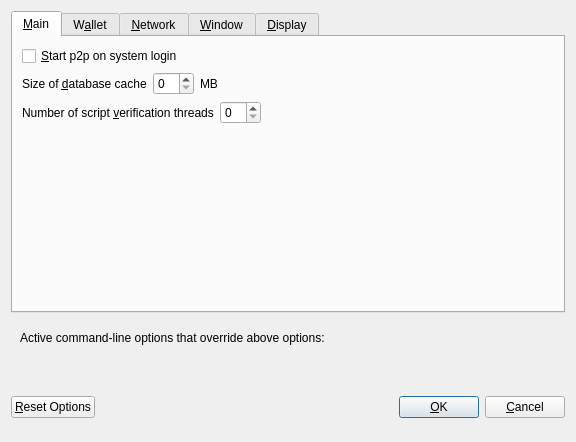
<?xml version="1.0" encoding="UTF-8"?>
<ui version="4.0">
 <class>OptionsDialog</class>
 <widget class="QDialog" name="OptionsDialog">
  <property name="geometry">
   <rect>
    <x>0</x>
    <y>0</y>
    <width>576</width>
    <height>442</height>
   </rect>
  </property>
  <property name="windowTitle">
   <string>Options</string>
  </property>
  <property name="modal">
   <bool>true</bool>
  </property>
  <layout class="QVBoxLayout" name="verticalLayout">
   <item>
    <widget class="QTabWidget" name="tabWidget">
     <property name="currentIndex">
      <number>0</number>
     </property>
     <widget class="QWidget" name="tabMain">
      <attribute name="title">
       <string>&amp;Main</string>
      </attribute>
      <layout class="QVBoxLayout" name="verticalLayout_Main">
       <item>
        <widget class="QCheckBox" name="bitcoinAtStartup">
         <property name="toolTip">
          <string>Automatically start p2p after logging in to the system.</string>
         </property>
         <property name="text">
          <string>&amp;Start p2p on system login</string>
         </property>
        </widget>
       </item>
       <item>
        <layout class="QHBoxLayout" name="horizontalLayout_2_Main">
         <item>
          <widget class="QLabel" name="databaseCacheLabel">
           <property name="text">
            <string>Size of &amp;database cache</string>
           </property>
           <property name="textFormat">
            <enum>Qt::PlainText</enum>
           </property>
           <property name="buddy">
            <cstring>databaseCache</cstring>
           </property>
          </widget>
         </item>
         <item>
          <widget class="QSpinBox" name="databaseCache"/>
         </item>
         <item>
          <widget class="QLabel" name="databaseCacheUnitLabel">
           <property name="text">
            <string>MB</string>
           </property>
           <property name="textFormat">
            <enum>Qt::PlainText</enum>
           </property>
          </widget>
         </item>
         <item>
          <spacer name="horizontalSpacer_2_Main">
           <property name="orientation">
            <enum>Qt::Horizontal</enum>
           </property>
           <property name="sizeHint" stdset="0">
            <size>
             <width>40</width>
             <height>20</height>
            </size>
           </property>
          </spacer>
         </item>
        </layout>
       </item>
       <item>
        <layout class="QHBoxLayout" name="horizontalLayout_3_Main">
         <item>
          <widget class="QLabel" name="threadsScriptVerifLabel">
           <property name="text">
            <string>Number of script &amp;verification threads</string>
           </property>
           <property name="textFormat">
            <enum>Qt::PlainText</enum>
           </property>
           <property name="buddy">
            <cstring>threadsScriptVerif</cstring>
           </property>
          </widget>
         </item>
         <item>
          <widget class="QSpinBox" name="threadsScriptVerif">
           <property name="toolTip">
            <string>(0 = auto, &lt;0 = leave that many cores free)</string>
           </property>
          </widget>
         </item>
         <item>
          <spacer name="horizontalSpacer_3_Main">
           <property name="orientation">
            <enum>Qt::Horizontal</enum>
           </property>
           <property name="sizeHint" stdset="0">
            <size>
             <width>40</width>
             <height>20</height>
            </size>
           </property>
          </spacer>
         </item>
        </layout>
       </item>
       <item>
        <spacer name="verticalSpacer_2">
         <property name="orientation">
          <enum>Qt::Vertical</enum>
         </property>
         <property name="sizeHint" stdset="0">
          <size>
           <width>20</width>
           <height>40</height>
          </size>
         </property>
        </spacer>
       </item>
      </layout>
     </widget>
     <widget class="QWidget" name="tabWallet">
      <attribute name="title">
       <string>W&amp;allet</string>
      </attribute>
      <layout class="QVBoxLayout" name="verticalLayout_Wallet">
       <item>
        <layout class="QHBoxLayout" name="horizontalLayout_2_Wallet">
         <item>
          <widget class="QLabel" name="labelStakeSplitThresholdText">
           <property name="text">
            <string>Stake split threshold:</string>
           </property>
          </widget>
         </item>
         <item>
          <widget class="QSpinBox" name="spinBoxStakeSplitThreshold">
           <property name="minimum">
            <number>1</number>
           </property>
           <property name="maximum">
            <number>999999</number>
           </property>
          </widget>
         </item>
        </layout>
       </item>
       <item>
        <widget class="QGroupBox" name="groupBox">
         <property name="title">
          <string>Expert</string>
         </property>
         <layout class="QVBoxLayout" name="verticalLayout_2">
          <item>
           <widget class="QCheckBox" name="coinControlFeatures">
            <property name="toolTip">
             <string>Whether to show coin control features or not.</string>
            </property>
            <property name="text">
             <string>Enable coin &amp;control features</string>
            </property>
           </widget>
          </item>
          <item>
           <widget class="QCheckBox" name="showMasternodesTab">
            <property name="toolTip">
             <string>Show additional tab listing all your masternodes in first sub-tab&lt;br/&gt;and all masternodes on the network in second sub-tab.</string>
            </property>
            <property name="text">
             <string>Show Masternodes Tab</string>
            </property>
           </widget>
          </item>
          <item>
           <widget class="QCheckBox" name="spendZeroConfChange">
            <property name="toolTip">
             <string>If you disable the spending of unconfirmed change, the change from a transaction&lt;br/&gt;cannot be used until that transaction has at least one confirmation.&lt;br/&gt;This also affects how your balance is computed.</string>
            </property>
            <property name="text">
             <string>&amp;Spend unconfirmed change</string>
            </property>
           </widget>
          </item>
         </layout>
        </widget>
       </item>
       <item>
        <spacer name="verticalSpacer_Wallet">
         <property name="orientation">
          <enum>Qt::Vertical</enum>
         </property>
         <property name="sizeHint" stdset="0">
          <size>
           <width>20</width>
           <height>40</height>
          </size>
         </property>
        </spacer>
       </item>
      </layout>
     </widget>
     <widget class="QWidget" name="tabNetwork">
      <attribute name="title">
       <string>&amp;Network</string>
      </attribute>
      <layout class="QVBoxLayout" name="verticalLayout_Network">
       <item>
        <widget class="QCheckBox" name="mapPortUpnp">
         <property name="toolTip">
          <string>Automatically open the p2p client port on the router. This only works when your router supports UPnP and it is enabled.</string>
         </property>
         <property name="text">
          <string>Map port using &amp;UPnP</string>
         </property>
        </widget>
       </item>
       <item>
        <widget class="QCheckBox" name="allowIncoming">
         <property name="toolTip">
          <string>Accept connections from outside</string>
         </property>
         <property name="text">
          <string>Allow incoming connections</string>
         </property>
        </widget>
       </item>
       <item>
        <widget class="QCheckBox" name="connectSocks">
         <property name="toolTip">
          <string>Connect to the p2p network through a SOCKS5 proxy.</string>
         </property>
         <property name="text">
          <string>&amp;Connect through SOCKS5 proxy (default proxy):</string>
         </property>
        </widget>
       </item>
       <item>
        <layout class="QHBoxLayout" name="horizontalLayout_1_Network">
         <item>
          <widget class="QLabel" name="proxyIpLabel">
           <property name="text">
            <string>Proxy &amp;IP:</string>
           </property>
           <property name="textFormat">
            <enum>Qt::PlainText</enum>
           </property>
           <property name="buddy">
            <cstring>proxyIp</cstring>
           </property>
          </widget>
         </item>
         <item>
          <widget class="QValidatedLineEdit" name="proxyIp">
           <property name="minimumSize">
            <size>
             <width>140</width>
             <height>0</height>
            </size>
           </property>
           <property name="maximumSize">
            <size>
             <width>140</width>
             <height>16777215</height>
            </size>
           </property>
           <property name="toolTip">
            <string>IP address of the proxy (e.g. IPv4: 127.0.0.1 / IPv6: ::1)</string>
           </property>
          </widget>
         </item>
         <item>
          <widget class="QLabel" name="proxyPortLabel">
           <property name="text">
            <string>&amp;Port:</string>
           </property>
           <property name="textFormat">
            <enum>Qt::PlainText</enum>
           </property>
           <property name="buddy">
            <cstring>proxyPort</cstring>
           </property>
          </widget>
         </item>
         <item>
          <widget class="QLineEdit" name="proxyPort">
           <property name="minimumSize">
            <size>
             <width>55</width>
             <height>0</height>
            </size>
           </property>
           <property name="maximumSize">
            <size>
             <width>55</width>
             <height>16777215</height>
            </size>
           </property>
           <property name="toolTip">
            <string>Port of the proxy (e.g. 9050)</string>
           </property>
          </widget>
         </item>
         <item>
          <spacer name="horizontalSpacer_1_Network">
           <property name="orientation">
            <enum>Qt::Horizontal</enum>
           </property>
           <property name="sizeHint" stdset="0">
            <size>
             <width>40</width>
             <height>20</height>
            </size>
           </property>
          </spacer>
         </item>
        </layout>
       </item>
       <item>
        <spacer name="verticalSpacer_Network">
         <property name="orientation">
          <enum>Qt::Vertical</enum>
         </property>
         <property name="sizeHint" stdset="0">
          <size>
           <width>20</width>
           <height>40</height>
          </size>
         </property>
        </spacer>
       </item>
      </layout>
     </widget>
     <widget class="QWidget" name="tabWindow">
      <attribute name="title">
       <string>&amp;Window</string>
      </attribute>
      <layout class="QVBoxLayout" name="verticalLayout_Window">
       <item>
        <widget class="QCheckBox" name="minimizeToTray">
         <property name="toolTip">
          <string>Show only a tray icon after minimizing the window.</string>
         </property>
         <property name="text">
          <string>&amp;Minimize to the tray instead of the taskbar</string>
         </property>
        </widget>
       </item>
       <item>
        <widget class="QCheckBox" name="minimizeOnClose">
         <property name="toolTip">
          <string>Minimize instead of exit the application when the window is closed. When this option is enabled, the application will be closed only after selecting Quit in the menu.</string>
         </property>
         <property name="text">
          <string>M&amp;inimize on close</string>
         </property>
        </widget>
       </item>
       <item>
        <spacer name="verticalSpacer_Window">
         <property name="orientation">
          <enum>Qt::Vertical</enum>
         </property>
         <property name="sizeHint" stdset="0">
          <size>
           <width>20</width>
           <height>40</height>
          </size>
         </property>
        </spacer>
       </item>
      </layout>
     </widget>
     <widget class="QWidget" name="tabDisplay">
      <attribute name="title">
       <string>&amp;Display</string>
      </attribute>
      <layout class="QVBoxLayout" name="verticalLayout_Display">
       <item>
        <layout class="QHBoxLayout" name="horizontalLayout_1_Display">
         <item>
          <widget class="QLabel" name="langLabel">
           <property name="text">
            <string>User Interface &amp;language:</string>
           </property>
           <property name="textFormat">
            <enum>Qt::PlainText</enum>
           </property>
           <property name="buddy">
            <cstring>lang</cstring>
           </property>
          </widget>
         </item>
         <item>
          <widget class="QValueComboBox" name="lang">
           <property name="toolTip">
            <string>The user interface language can be set here. This setting will take effect after restarting p2p.</string>
           </property>
          </widget>
         </item>
        </layout>
       </item>
       <item>
        <widget class="Line" name="line">
         <property name="orientation">
          <enum>Qt::Horizontal</enum>
         </property>
        </widget>
       </item>
       <item>
        <layout class="QHBoxLayout" name="horizontalLayout_2_Display">
         <item>
          <widget class="QLabel" name="unitLabel">
           <property name="text">
            <string>&amp;Unit to show amounts in:</string>
           </property>
           <property name="textFormat">
            <enum>Qt::PlainText</enum>
           </property>
           <property name="buddy">
            <cstring>unit</cstring>
           </property>
          </widget>
         </item>
         <item>
          <widget class="QValueComboBox" name="unit">
           <property name="toolTip">
            <string>Choose the default subdivision unit to show in the interface and when sending coins.</string>
           </property>
          </widget>
         </item>
        </layout>
       </item>
       <item>
        <layout class="QHBoxLayout" name="horizontalLayout_5_Display">
         <item>
          <widget class="QLabel" name="digitsLabel">
           <property name="text">
            <string>Decimal digits</string>
           </property>
          </widget>
         </item>
         <item>
          <widget class="QValueComboBox" name="digits"/>
         </item>
        </layout>
       </item>
       <item>
        <widget class="QCheckBox" name="checkBoxHideZeroBalances">
         <property name="toolTip">
          <string>Hide empty balances</string>
         </property>
         <property name="layoutDirection">
          <enum>Qt::LeftToRight</enum>
         </property>
         <property name="text">
          <string>Hide empty balances</string>
         </property>
        </widget>
       </item>
       <item>
        <layout class="QHBoxLayout" name="horizontalLayout_3_Display">
         <item>
          <widget class="QLabel" name="thirdPartyTxUrlsLabel">
           <property name="toolTip">
            <string>Third party URLs (e.g. a block explorer) that appear in the transactions tab as context menu items. %s in the URL is replaced by transaction hash. Multiple URLs are separated by vertical bar |.</string>
           </property>
           <property name="text">
            <string>Third party transaction URLs</string>
           </property>
           <property name="buddy">
            <cstring>thirdPartyTxUrls</cstring>
           </property>
          </widget>
         </item>
         <item>
          <widget class="QLineEdit" name="thirdPartyTxUrls">
           <property name="toolTip">
            <string>Third party URLs (e.g. a block explorer) that appear in the transactions tab as context menu items. %s in the URL is replaced by transaction hash. Multiple URLs are separated by vertical bar |.</string>
           </property>
          </widget>
         </item>
        </layout>
       </item>
       <item>
        <spacer name="verticalSpacer">
         <property name="orientation">
          <enum>Qt::Vertical</enum>
         </property>
         <property name="sizeHint" stdset="0">
          <size>
           <width>20</width>
           <height>40</height>
          </size>
         </property>
        </spacer>
       </item>
      </layout>
     </widget>
    </widget>
   </item>
   <item>
    <widget class="QFrame" name="frame">
     <layout class="QVBoxLayout" name="verticalLayout_Bottom">
      <item>
       <layout class="QHBoxLayout" name="horizontalLayout_Bottom">
        <item>
         <widget class="QLabel" name="overriddenByCommandLineInfoLabel">
          <property name="text">
           <string>Active command-line options that override above options:</string>
          </property>
          <property name="textFormat">
           <enum>Qt::PlainText</enum>
          </property>
         </widget>
        </item>
        <item>
         <spacer name="horizontalSpacer_Bottom">
          <property name="orientation">
           <enum>Qt::Horizontal</enum>
          </property>
          <property name="sizeHint" stdset="0">
           <size>
            <width>40</width>
            <height>20</height>
           </size>
          </property>
         </spacer>
        </item>
       </layout>
      </item>
      <item>
       <widget class="QLabel" name="overriddenByCommandLineLabel">
        <property name="text">
         <string/>
        </property>
        <property name="textFormat">
         <enum>Qt::PlainText</enum>
        </property>
        <property name="wordWrap">
         <bool>true</bool>
        </property>
       </widget>
      </item>
     </layout>
    </widget>
   </item>
   <item>
    <layout class="QHBoxLayout" name="horizontalLayout_Buttons">
     <item>
      <widget class="QPushButton" name="resetButton">
       <property name="toolTip">
        <string>Reset all client options to default.</string>
       </property>
       <property name="text">
        <string>&amp;Reset Options</string>
       </property>
       <property name="autoDefault">
        <bool>false</bool>
       </property>
      </widget>
     </item>
     <item>
      <spacer name="horizontalSpacer_1">
       <property name="orientation">
        <enum>Qt::Horizontal</enum>
       </property>
       <property name="sizeHint" stdset="0">
        <size>
         <width>40</width>
         <height>48</height>
        </size>
       </property>
      </spacer>
     </item>
     <item>
      <widget class="QLabel" name="statusLabel">
       <property name="minimumSize">
        <size>
         <width>200</width>
         <height>0</height>
        </size>
       </property>
       <property name="font">
        <font>
         <weight>75</weight>
         <bold>true</bold>
        </font>
       </property>
       <property name="text">
        <string/>
       </property>
       <property name="textFormat">
        <enum>Qt::PlainText</enum>
       </property>
       <property name="wordWrap">
        <bool>true</bool>
       </property>
      </widget>
     </item>
     <item>
      <spacer name="horizontalSpacer_2">
       <property name="orientation">
        <enum>Qt::Horizontal</enum>
       </property>
       <property name="sizeHint" stdset="0">
        <size>
         <width>40</width>
         <height>48</height>
        </size>
       </property>
      </spacer>
     </item>
     <item>
      <widget class="QPushButton" name="okButton">
       <property name="text">
        <string>&amp;OK</string>
       </property>
       <property name="autoDefault">
        <bool>false</bool>
       </property>
       <property name="default">
        <bool>true</bool>
       </property>
      </widget>
     </item>
     <item>
      <widget class="QPushButton" name="cancelButton">
       <property name="text">
        <string>&amp;Cancel</string>
       </property>
       <property name="autoDefault">
        <bool>false</bool>
       </property>
      </widget>
     </item>
    </layout>
   </item>
  </layout>
 </widget>
 <customwidgets>
  <customwidget>
   <class>QValidatedLineEdit</class>
   <extends>QLineEdit</extends>
   <header>qvalidatedlineedit.h</header>
  </customwidget>
  <customwidget>
   <class>QValueComboBox</class>
   <extends>QComboBox</extends>
   <header>qvaluecombobox.h</header>
  </customwidget>
 </customwidgets>
 <resources/>
 <connections/>
</ui>
